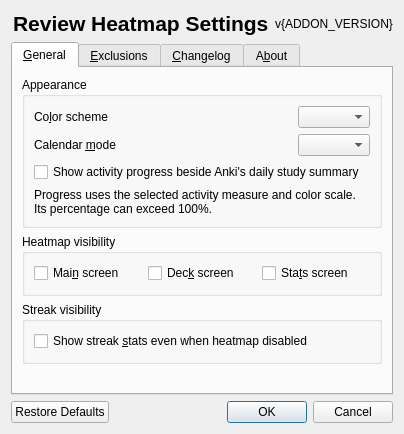
<?xml version="1.0" encoding="UTF-8"?>
<ui version="4.0">
 <class>Dialog</class>
 <widget class="QDialog" name="Dialog">
  <property name="windowTitle">
   <string>Review Heatmap Settings</string>
  </property>
  <layout class="QVBoxLayout" name="verticalLayout" stretch="0,0,0">
   <item>
    <layout class="QHBoxLayout" name="layoutBanner">
     <item>
      <widget class="QLabel" name="labHeading">
       <property name="font">
        <font>
         <pointsize>16</pointsize>
         <bold>true</bold>
        </font>
       </property>
       <property name="text">
        <string>Review Heatmap Settings</string>
       </property>
       <property name="alignment">
        <set>Qt::AlignLeading|Qt::AlignLeft|Qt::AlignVCenter</set>
       </property>
       <property name="margin">
        <number>0</number>
       </property>
       <property name="indent">
        <number>2</number>
       </property>
      </widget>
     </item>
     <item>
      <widget class="QLabel" name="fmtLabVersion">
       <property name="text">
        <string>v{ADDON_VERSION}</string>
       </property>
      </widget>
     </item>
    </layout>
   </item>
   <item>
    <widget class="QTabWidget" name="tabWidget">
     <property name="currentIndex">
      <number>0</number>
     </property>
     <widget class="QWidget" name="tab">
      <attribute name="title">
       <string>&amp;General</string>
      </attribute>
      <layout class="QVBoxLayout" name="verticalLayout_5">
       <item>
        <widget class="QGroupBox" name="groupBox">
         <property name="title">
          <string>Appearance</string>
         </property>
         <layout class="QVBoxLayout" name="verticalLayout_6">
          <item>
           <layout class="QGridLayout" name="gridLayout" columnstretch="10,0">
            <item row="0" column="0">
             <widget class="QLabel" name="label">
              <property name="text">
               <string>Co&amp;lor scheme</string>
              </property>
              <property name="buddy">
               <cstring>selHmColor</cstring>
              </property>
             </widget>
            </item>
            <item row="1" column="0">
             <widget class="QLabel" name="label_2">
              <property name="text">
               <string>Calendar &amp;mode</string>
              </property>
              <property name="buddy">
               <cstring>selHmCalMode</cstring>
              </property>
             </widget>
            </item>
            <item row="0" column="1">
             <widget class="QComboBox" name="selHmColor">
              <property name="toolTip">
               <string>Sets the general color scheme of the add-on</string>
              </property>
             </widget>
            </item>
            <item row="1" column="1">
             <widget class="QComboBox" name="selHmCalMode">
              <property name="toolTip">
               <string>Sets the display mode of the calendar</string>
              </property>
             </widget>
            </item>
           </layout>
          </item>
          <item>
           <widget class="QCheckBox" name="cbTodayProgress">
            <property name="toolTip">
             <string>Available with workload or recorded time. 100% is the median active-day score in Adaptive, or 85% of your reference day's score in Automatic baseline. Uses the heatmap's included history and colors.</string>
            </property>
            <property name="text">
             <string>Show activity progress beside Anki's daily study summary</string>
            </property>
           </widget>
          </item>
          <item>
           <widget class="QLabel" name="labTodayProgressHelp">
            <property name="text">
             <string>Progress uses the selected activity measure and color scale. Its percentage can exceed 100%.</string>
            </property>
            <property name="wordWrap">
             <bool>true</bool>
            </property>
           </widget>
          </item>
         </layout>
        </widget>
       </item>
       <item>
        <widget class="QGroupBox" name="groupBox_3">
         <property name="title">
          <string>Heatmap visibility</string>
         </property>
         <layout class="QHBoxLayout" name="horizontalLayout">
          <item>
           <widget class="QCheckBox" name="cbHmMain">
            <property name="toolTip">
             <string>Screen you're presented with when starting Anki</string>
            </property>
            <property name="text">
             <string>Mai&amp;n screen</string>
            </property>
           </widget>
          </item>
          <item>
           <widget class="QCheckBox" name="cbHmDeck">
            <property name="toolTip">
             <string>Screen you see when clicking on a deck from the main screen</string>
            </property>
            <property name="text">
             <string>Dec&amp;k screen</string>
            </property>
           </widget>
          </item>
          <item>
           <widget class="QCheckBox" name="cbHmStats">
            <property name="toolTip">
             <string>Stats window</string>
            </property>
            <property name="text">
             <string>Sta&amp;ts screen</string>
            </property>
           </widget>
          </item>
         </layout>
        </widget>
       </item>
       <item>
        <widget class="QGroupBox" name="groupBox_4">
         <property name="title">
          <string>Streak visibility</string>
         </property>
         <layout class="QVBoxLayout" name="verticalLayout_4">
          <item>
           <widget class="QCheckBox" name="cbStreakAll">
            <property name="toolTip">
             <string>&lt;html&gt;Overrides the heatmap visibility setting, always showing you information on your stats (e.g. streaks, average, etc.)&lt;/html&gt;</string>
            </property>
            <property name="text">
             <string>Show streak &amp;stats even when heatmap disabled</string>
            </property>
           </widget>
          </item>
         </layout>
        </widget>
       </item>
       <item>
        <spacer name="verticalSpacer_2">
         <property name="orientation">
          <enum>Qt::Vertical</enum>
         </property>
         <property name="sizeType">
          <enum>QSizePolicy::Minimum</enum>
         </property>
         <property name="sizeHint" stdset="0">
          <size>
           <width>20</width>
           <height>20</height>
          </size>
         </property>
        </spacer>
       </item>
      </layout>
     </widget>
     <widget class="QWidget" name="tab_2">
      <attribute name="title">
       <string>&amp;Exclusions</string>
      </attribute>
      <layout class="QVBoxLayout" name="verticalLayout_2">
       <item>
        <layout class="QGridLayout" name="gridLayout_2" columnstretch="10,0">
         <item row="3" column="1">
          <widget class="QSpinBox" name="spinLimFcst">
           <property name="toolTip">
            <string>&lt;html&gt;Limits the number of days in the future that the heatmap displays. Only applies to main screen and deck overview.&lt;/html&gt;</string>
           </property>
           <property name="alignment">
            <set>Qt::AlignRight|Qt::AlignTrailing|Qt::AlignVCenter</set>
           </property>
           <property name="specialValueText">
            <string>No limit</string>
           </property>
           <property name="suffix">
            <string> days</string>
           </property>
           <property name="minimum">
            <number>0</number>
           </property>
           <property name="maximum">
            <number>1000000</number>
           </property>
          </widget>
         </item>
         <item row="2" column="0">
          <widget class="QLabel" name="label_3">
           <property name="text">
            <string>&amp;History limit</string>
           </property>
           <property name="buddy">
            <cstring>spinLimHist</cstring>
           </property>
          </widget>
         </item>
         <item row="3" column="0">
          <widget class="QLabel" name="label_4">
           <property name="text">
            <string>Fore&amp;cast limit</string>
           </property>
           <property name="buddy">
            <cstring>spinLimFcst</cstring>
           </property>
          </widget>
         </item>
         <item row="1" column="0">
          <widget class="QLabel" name="label_7">
           <property name="toolTip">
            <string/>
           </property>
           <property name="text">
            <string>&amp;Ignore data before</string>
           </property>
           <property name="buddy">
            <cstring>dateLimData</cstring>
           </property>
          </widget>
         </item>
         <item row="1" column="1">
          <widget class="QDateEdit" name="dateLimData">
           <property name="toolTip">
            <string>&lt;html&gt;Allows you to exclude a period of time from your stats (e.g. when you were still getting familiar with Anki).&lt;br&gt;Only applies to main screen and deck overview.&lt;/html&gt;</string>
           </property>
           <property name="alignment">
            <set>Qt::AlignRight|Qt::AlignTrailing|Qt::AlignVCenter</set>
           </property>
           <property name="minimumDate">
            <date>
             <year>2006</year>
             <month>10</month>
             <day>5</day>
            </date>
           </property>
           <property name="calendarPopup">
            <bool>true</bool>
           </property>
          </widget>
         </item>
         <item row="2" column="1">
          <widget class="QSpinBox" name="spinLimHist">
           <property name="toolTip">
            <string>&lt;html&gt;Limits the number of days in the past that the heatmap displays. Only applies to main screen and deck overview.&lt;/html&gt;</string>
           </property>
           <property name="alignment">
            <set>Qt::AlignRight|Qt::AlignTrailing|Qt::AlignVCenter</set>
           </property>
           <property name="specialValueText">
            <string>No limit</string>
           </property>
           <property name="suffix">
            <string> days</string>
           </property>
           <property name="minimum">
            <number>0</number>
           </property>
           <property name="maximum">
            <number>1000000</number>
           </property>
          </widget>
         </item>
         <item row="4" column="0" colspan="2">
          <widget class="QCheckBox" name="cbLimDel">
           <property name="toolTip">
            <string>&lt;html&gt;Ignores any reviews performed of cards that have been deleted since&lt;/html&gt;</string>
           </property>
           <property name="text">
            <string>&amp;Exclude deleted cards from history</string>
           </property>
          </widget>
         </item>
         <item row="5" column="0" colspan="2">
          <widget class="QCheckBox" name="cbLimResched">
           <property name="text">
            <string>Exclude manual reschedules from history</string>
           </property>
          </widget>
         </item>
        </layout>
       </item>
       <item>
        <spacer name="verticalSpacer_6">
         <property name="orientation">
          <enum>Qt::Vertical</enum>
         </property>
         <property name="sizeType">
          <enum>QSizePolicy::Minimum</enum>
         </property>
         <property name="sizeHint" stdset="0">
          <size>
           <width>20</width>
           <height>20</height>
          </size>
         </property>
        </spacer>
       </item>
       <item>
        <widget class="QGroupBox" name="groupBox_2">
         <property name="title">
          <string>Exclude decks from main heatmap:</string>
         </property>
         <layout class="QHBoxLayout" name="horizontalLayout_4">
          <item>
           <widget class="QListWidget" name="listDecks">
            <property name="toolTip">
             <string>&lt;html&gt;Any decks listed here will not be included in the calculations for the main heatmap. Each individual deck's heatmap will still work, however.&lt;/html&gt;</string>
            </property>
            <property name="selectionMode">
             <enum>QAbstractItemView::ExtendedSelection</enum>
            </property>
            <property name="sortingEnabled">
             <bool>true</bool>
            </property>
           </widget>
          </item>
          <item>
           <layout class="QVBoxLayout" name="verticalLayout_7">
            <item>
             <widget class="QToolButton" name="btnDeckAdd">
              <property name="minimumSize">
               <size>
                <width>32</width>
                <height>0</height>
               </size>
              </property>
              <property name="toolTip">
               <string>Add new deck exclusion rule</string>
              </property>
              <property name="text">
               <string/>
              </property>
              <property name="icon">
               <iconset resource="../resources/icons.qrc">
                <normaloff>:/review_heatmap/icons/plus.svg</normaloff>:/review_heatmap/icons/plus.svg</iconset>
              </property>
              <property name="iconSize">
               <size>
                <width>16</width>
                <height>16</height>
               </size>
              </property>
              <property name="shortcut">
               <string>Ctrl+D</string>
              </property>
             </widget>
            </item>
            <item>
             <widget class="QToolButton" name="btnDeckDel">
              <property name="minimumSize">
               <size>
                <width>32</width>
                <height>0</height>
               </size>
              </property>
              <property name="toolTip">
               <string>Delete deck exclusion rule</string>
              </property>
              <property name="text">
               <string/>
              </property>
              <property name="icon">
               <iconset resource="../resources/icons.qrc">
                <normaloff>:/review_heatmap/icons/minus.svg</normaloff>:/review_heatmap/icons/minus.svg</iconset>
              </property>
              <property name="shortcut">
               <string>Ctrl+Del, Ctrl+S</string>
              </property>
             </widget>
            </item>
            <item>
             <spacer name="verticalSpacer">
              <property name="orientation">
               <enum>Qt::Vertical</enum>
              </property>
              <property name="sizeHint" stdset="0">
               <size>
                <width>20</width>
                <height>40</height>
               </size>
              </property>
             </spacer>
            </item>
           </layout>
          </item>
         </layout>
        </widget>
       </item>
      </layout>
     </widget>
     <widget class="QWidget" name="tabChangelog">
      <attribute name="title">
       <string>&amp;Changelog</string>
      </attribute>
     </widget>
     <widget class="QWidget" name="tab_3">
      <attribute name="title">
       <string>A&amp;bout</string>
      </attribute>
      <layout class="QVBoxLayout" name="verticalLayout_3">
       <item>
        <widget class="QTextBrowser" name="htmlAbout">
         <property name="openExternalLinks">
          <bool>true</bool>
         </property>
         <property name="openLinks">
          <bool>false</bool>
         </property>
        </widget>
       </item>
      </layout>
     </widget>
    </widget>
   </item>
   <item>
    <widget class="QDialogButtonBox" name="buttonBox">
     <property name="orientation">
      <enum>Qt::Horizontal</enum>
     </property>
     <property name="standardButtons">
      <set>QDialogButtonBox::Cancel|QDialogButtonBox::Ok|QDialogButtonBox::RestoreDefaults</set>
     </property>
    </widget>
   </item>
  </layout>
 </widget>
 <tabstops>
  <tabstop>tabWidget</tabstop>
  <tabstop>selHmColor</tabstop>
  <tabstop>selHmCalMode</tabstop>
  <tabstop>cbTodayProgress</tabstop>
  <tabstop>cbHmMain</tabstop>
  <tabstop>cbHmDeck</tabstop>
  <tabstop>cbHmStats</tabstop>
  <tabstop>cbStreakAll</tabstop>
  <tabstop>buttonBox</tabstop>
  <tabstop>dateLimData</tabstop>
  <tabstop>spinLimHist</tabstop>
  <tabstop>spinLimFcst</tabstop>
  <tabstop>cbLimDel</tabstop>
  <tabstop>listDecks</tabstop>
  <tabstop>btnDeckAdd</tabstop>
  <tabstop>btnDeckDel</tabstop>
 </tabstops>
 <resources>
  <include location="../resources/icons.qrc"/>
 </resources>
 <connections>
  <connection>
   <sender>buttonBox</sender>
   <signal>accepted()</signal>
   <receiver>Dialog</receiver>
   <slot>accept()</slot>
   <hints>
    <hint type="sourcelabel">
     <x>254</x>
     <y>572</y>
    </hint>
    <hint type="destinationlabel">
     <x>157</x>
     <y>274</y>
    </hint>
   </hints>
  </connection>
  <connection>
   <sender>buttonBox</sender>
   <signal>rejected()</signal>
   <receiver>Dialog</receiver>
   <slot>reject()</slot>
   <hints>
    <hint type="sourcelabel">
     <x>322</x>
     <y>572</y>
    </hint>
    <hint type="destinationlabel">
     <x>286</x>
     <y>274</y>
    </hint>
   </hints>
  </connection>
 </connections>
</ui>
